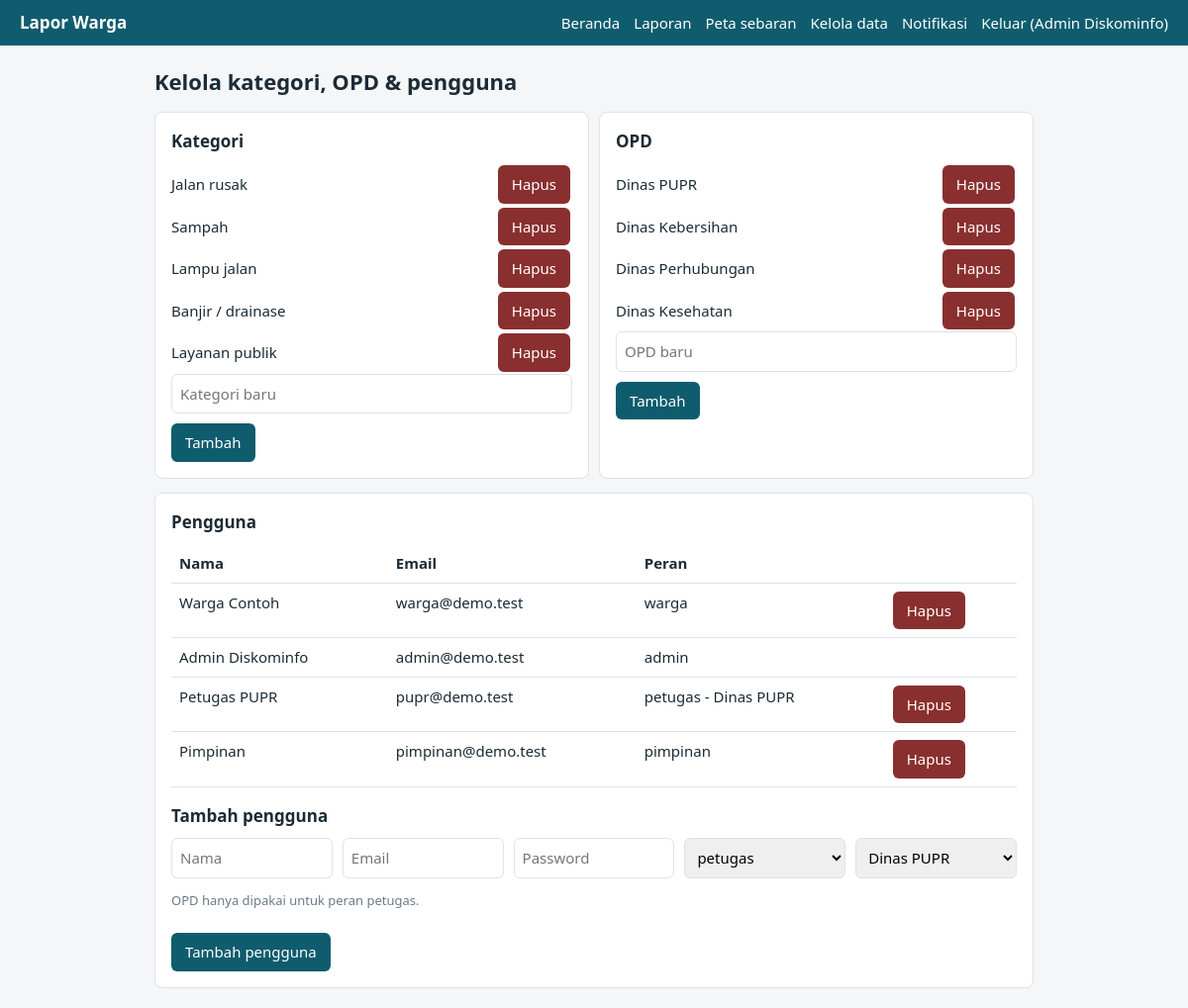
The app's page /master.php (signed in) with its own data.
### tables this page shows
CREATE TABLE users (
  id INT AUTO_INCREMENT PRIMARY KEY, nama VARCHAR(100) NOT NULL,
  email VARCHAR(100) NOT NULL UNIQUE, password VARCHAR(255) NOT NULL,
  role ENUM('warga','admin','petugas','pimpinan') NOT NULL DEFAULT 'warga',
  opd_id INT NULL, FOREIGN KEY (opd_id) REFERENCES opd(id));

CREATE TABLE kategori (id INT AUTO_INCREMENT PRIMARY KEY, nama VARCHAR(100) NOT NULL);

CREATE TABLE opd (id INT AUTO_INCREMENT PRIMARY KEY, nama VARCHAR(100) NOT NULL);

### config.php (called while the page is built, shortened)
<?php
$pdo = new PDO('mysql:host=localhost;dbname=laporan_warga;charset=utf8mb4', 'root', '', [
  PDO::ATTR_ERRMODE => PDO::ERRMODE_EXCEPTION, PDO::ATTR_DEFAULT_FETCH_MODE => PDO::FETCH_ASSOC]);
function h($s){ return htmlspecialchars((string)$s, ENT_QUOTES, 'UTF-8'); }
function user(){ return $_SESSION['u'] ?? null; }
function q($sql, $p = []){ global $pdo; $s = $pdo->prepare($sql); $s->execute($p); return $s; }

### master.php (the view, shortened to what this page needs)
<?php require 'config.php'; need('admin'); $err = '';
$kat = q('SELECT * FROM kategori')->fetchAll(); $opd = q('SELECT * FROM opd')->fetchAll();
$usr = q('SELECT u.*, o.nama opd FROM users u LEFT JOIN opd o ON o.id=u.opd_id ORDER BY u.role, u.nama')->fetchAll();
function list_($rows, $del){ foreach ($rows as $r) echo '<form method="post" style="display:flex;gap:8px;align-items:center">'.csrf().'<input type="hidden" name="aksi" value="'.$del.'"><input type="hidden" name="id" value="'.$r['id'].'"><span style="flex:1">'.h($r['nama']).'</span><button class="btn2" style="margin:2px" onclick="return confirm(\'Hapus?\')">Hapus</button></form>'; }
$judul = 'Kelola data'; require 'header.php'; ?>
<h1>Kelola kategori, OPD & pengguna</h1>
<div class="row"><div class="card"><h2>Kategori</h2><?php list_($kat, 'del_kat'); ?>
<form method="post"><?= csrf() ?><input type="hidden" name="aksi" value="kat"><input name="nama" placeholder="Kategori baru" required><button>Tambah</button></form></div>
<div class="card"><h2>OPD</h2><?php list_($opd, 'del_opd'); ?>
<form method="post"><?= csrf() ?><input type="hidden" name="aksi" value="opd"><input name="nama" placeholder="OPD baru" required><button>Tambah</button></form></div></div>
<div class="card"><h2>Pengguna</h2><table><tr><th>Nama</th><th>Email</th><th>Peran</th><th></th></tr>
<?php foreach ($usr as $u): ?><tr><td><?= h($u['nama']) ?></td><td><?= h($u['email']) ?></td><td><?= h($u['role'] . ($u['opd'] ? ' - ' . $u['opd'] : '')) ?></td>
<td><?php if ($u['id'] != user()['id']): ?><form method="post"><button class="btn2" style="margin:0" onclick="return confirm('Hapus?')">Hapus</button></form><?php endif; ?></td></tr><?php endforeach; ?></table>
<h2 style="margin-top:16px">Tambah pengguna</h2>
<form method="post"><?= csrf() ?><input type="hidden" name="aksi" value="user"><div class="row">
<input name="nama" placeholder="Nama" required><input type="email" name="email" placeholder="Email" required><input type="password" name="password" placeholder="Password" required>
<select name="role"><option>petugas</option><option>admin</option><option>pimpinan</option><option>warga</option></select>
<select name="opd_id"><?php foreach ($opd as $o) echo '<option value="'.$o['id'].'">'.h($o['nama']).'</option>'; ?></select></div>
<p class="mut">OPD hanya dipakai untuk peran petugas.</p><button>Tambah pengguna</button></form></div>
<?php require 'footer.php';

### header.php (shortened to what this page needs)
<?php $me = user(); $nb = 0;
if ($me) $nb = q('SELECT COUNT(*) c FROM notifikasi WHERE user_id=? AND dibaca=0', [$me['id']])->fetch()['c']; ?>
<!DOCTYPE html><html lang="id"><head><meta charset="utf-8"><meta name="viewport" content="width=device-width,initial-scale=1">
</head><body>
<nav><b>Lapor Warga</b>
<?php if ($me): ?>
  <a href="dashboard.php">Beranda</a><a href="daftar.php">Laporan</a>
  <a href="peta.php">Peta sebaran</a>
  <?php if ($me['role']=='admin'): ?><a href="master.php">Kelola data</a><?php endif; ?>
  <a href="notif.php">Notifikasi<?= $nb ? " ($nb)" : '' ?></a>
  <a href="logout.php">Keluar (<?= h($me['nama']) ?>)</a>
<?php else: ?><a href="login.php">Masuk</a><a href="register.php">Daftar</a><?php endif; ?>
</nav><main>

### footer.php
</main></body></html>

### header.php (style rules this page uses)
:root { --bg:#f4f6f8;--ink:#1c2b36;--br:#0f5c6e;--mut:#6b7b86;--line:#dde3e8 }
* { box-sizing:border-box }
body { margin:0;font:15px/1.5 system-ui,sans-serif;background:var(--bg);color:var(--ink) }
nav { background:var(--br);color:#fff;padding:10px 20px;display:flex;flex-wrap:wrap;gap:14px;align-items:center }
nav a { color:#fff;text-decoration:none }
nav b { margin-right:auto;font-size:17px }
main { max-width:920px;margin:20px auto;padding:0 16px }
.card { background:#fff;border:1px solid var(--line);border-radius:8px;padding:16px;margin-bottom:14px }
h1 { font-size:22px;margin:0 0 14px }
h2 { font-size:17px;margin:0 0 10px }
input,select,textarea { width:100%;padding:8px;border:1px solid var(--line);border-radius:6px;font:inherit }
button,.btn { background:var(--br);color:#fff;border:0;padding:8px 14px;border-radius:6px;cursor:pointer;text-decoration:none;display:inline-block;font:inherit;margin-top:10px }
.btn2 { background:#8a2f2f }
table { width:100%;border-collapse:collapse }
td,th { padding:8px;border-bottom:1px solid var(--line);text-align:left;vertical-align:top }
.mut { color:var(--mut);font-size:13px }
.row { display:flex;gap:10px;flex-wrap:wrap }
.row>* { flex:1;min-width:160px }

### records on screen
users: nama "Admin Diskominfo", email "admin@demo.test", role "admin"
kategori: nama "Jalan rusak"
kategori: nama "Sampah"
kategori: nama "Lampu jalan"
kategori: nama "Banjir / drainase"
kategori: nama "Layanan publik"
opd: nama "Dinas PUPR"
opd: nama "Dinas Kebersihan"
opd: nama "Dinas Perhubungan"
opd: nama "Dinas Kesehatan"
users: nama "Warga Contoh", email "warga@demo.test", role "warga"
users: nama "Petugas PUPR", email "pupr@demo.test", role.nama "petugas - Dinas PUPR"
users: nama "Pimpinan", email "pimpinan@demo.test", role "pimpinan"

### other values on screen
form field opd_id "Dinas PUPR"
